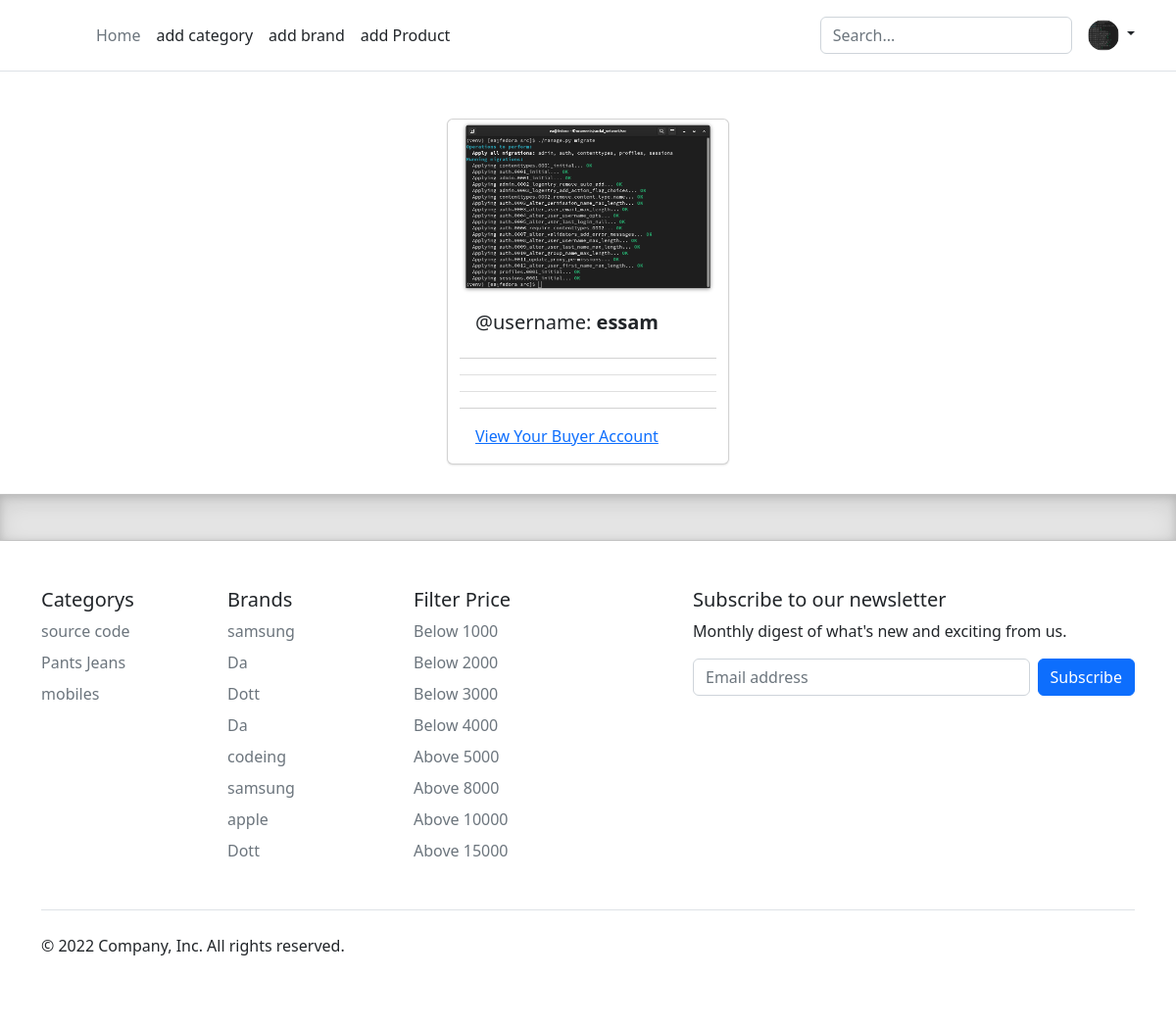
/my-profile/ (signed in), run on the app's committed database.
### users/models.py (models this page shows, shortened)
class Profile(models.Model) :
    user = models.OneToOneField(User, on_delete=models.CASCADE)
    bio = models.CharField(max_length=120, blank=True)
    avatar = models.ImageField(upload_to="profiles", default="profiles/avatar.png")
    nationality = models.CharField(max_length=120, blank=True)
    is_buyer = models.BooleanField(default=False)
    @property
    def avatar_url(self) :
        try :
            url = self.avatar.url
        except :
            url = None
        return url

class User(AbstractUser) :
    date_of_birth = models.DateField(blank=True, null=True)
    gender = models.CharField(choices=GENDER, max_length=6, blank=True, null=True)

### store/models.py (models this page shows, shortened)
class Category(models.Model) :
    name = models.CharField(max_length=40, unique=True)
    slug = models.SlugField(blank=True, unique=True)

class Product(models.Model) :
    salesman = models.ForeignKey(Account, on_delete=models.CASCADE)
    name = models.CharField(max_length=122)
    slug = models.SlugField(blank=True, null=True, unique=True)
    image = models.ImageField(upload_to="products")
    price = models.PositiveIntegerField(default=0)
    brand = models.ForeignKey(Brand, on_delete=models.CASCADE)
    category = models.ForeignKey(Category, on_delete=models.CASCADE)
    option = models.CharField(max_length=10, choices=CATEGORY_CHOICES, blank=True, null=True)
    description = models.TextField()
    discount = models.PositiveIntegerField(default=0, validators=[MaxValueValidator(70),MinValueValidator(0) ])
    timestamp = models.DateTimeField(auto_now_add=True)
    objects = ProductManager()

class Brand(models.Model) :
    name = models.CharField(max_length=50, unique=True)
    slug = models.SlugField(blank=True, null=True, unique=True)

### users/views.py (the view)
# urls.py: path('my-profile/', views.my_profile_view, name="my_profile"),
def my_profile_view(request) :
    template_name = 'users/my-profile.html'
    obj = Profile.objects.get(user=request.user)
    context = {
        "profile":obj
    }
    return render(request, template_name, context)

### processors/context_processors.py (called while the page is built)
def profile_context_processors_view(request) :
    if request.user.is_authenticated:
        profile = Profile.objects.get(user=request.user)
        context = {"profile":profile}
        return context
    return {}

def category_product_view(request) :
    qs = Category.objects.filter().order_by("?")[:10]
    context = {
        "catrogrys":qs
    }
    return context

def brand_product_view(request) :
    qs = Product.objects.filter().order_by("?")[:10]
    context = {
        "brands":qs
    }
    return context

### store/models.py (called while the page is built)
    def get_queryset(self) :
        return ProductQuerySet(self.model, using=self._db)

### users/templates/users/my-profile.html (shortened to what this page needs)
{% extends 'base.html' %}
{% block content %}
    <div class="container">
        <div class="card container" style="width: 18rem;">
            <img src="{{profile.avatar_url}}" class="card-img-top" alt="...">
            <div class="card-body">
              <h5 class="card-title">
              {% if profile.user.first_name %}
                {{profile.user.first_name}} {{profile.user.last_name}}
              {% else %}
              @username: <b>{{profile.user}}</b>
              {% endif %}
                </h5>
            </div>
            <ul class="list-group list-group-flush">
              <li class="list-group-item">
              <li class="list-group-item">
                </li>
              <li class="list-group-item"></li>
            </ul>
            <div class="card-body">
              {% if profile.is_buyer %}
              <a href="{% url 'accounts:my_account' %}" class="card-link">View Your Buyer Account</a>
              {% else %}
              <a href="{% url 'accounts:create_account' %}" class="card-link">Create Buyer Account</a>
              {% endif %}
            </div>
          </div>
    </div>
{% endblock content %}

### templates/partials/navbar.html (shortened to what this page needs)
<main>
<header class="p-3 mb-3 border-bottom">
  <div class="container">
    <div class="d-flex flex-wrap align-items-center justify-content-center justify-content-lg-start">
      <a href="/" class="d-flex align-items-center mb-2 mb-lg-0 text-dark text-decoration-none">
        <svg class="bi me-2" width="40" height="32" role="img" aria-label="Bootstrap"><use xlink:href="#bootstrap"/></svg>
      </a>
      <ul class="nav col-12 col-lg-auto me-lg-auto mb-2 justify-content-center mb-md-0">
        <li><a href="{% url 'store:home' %}" class="nav-link px-2 link-secondary">Home</a></li>
        {% if profile.is_buyer %}
        <li><a href="{% url 'store:add_category' %}" class="nav-link px-2 link-dark">add category</a></li>
        <li><a href="{% url 'store:add_brand' %}" class="nav-link px-2 link-dark">add brand</a></li>
        <li><a href="{% url 'store:new_product' %}" class="nav-link px-2 link-dark">add Product</a></li>
        {% endif %}
      </ul>
      <form method="get" action="{% url 'search:search' %}" class="col-12 col-lg-auto mb-3 mb-lg-0 me-lg-3" role="search">
        <input type="search" class="form-control" name="q" placeholder="Search..." aria-label="Search">
      </form>
      {% if request.user.is_authenticated %}
      <div class="dropdown text-end">
        <a href="#" class="d-block link-dark text-decoration-none dropdown-toggle" data-bs-toggle="dropdown" aria-expanded="false">
          <img src="{{profile.avatar_url}}" alt="mdo" width="32" height="32" class="rounded-circle">
        </a>
        {% else %}
        <div class="text-end">
          <a href="{% url 'users:login' %}"><button type="button" class="btn btn-light text-dark me-2">Login</button></a>
          <a href="{% url 'users:register' %}"><button type="button" class="btn btn-primary">Sign-up</button></a>
        </div>
        {% endif %}
      </div>
    </div>
  </div>
</header>
</main>

### templates/partials/footer.html (shortened to what this page needs)
<div class="b-example-divider"></div>
<div class="container">
  <footer class="py-5">
    <div class="row">
      <div class="col-6 col-md-2 mb-3">
        <h5>Categorys</h5>
        {% for item in catrogrys %}
        <ul class="nav flex-column">
          <li class="nav-item mb-2"><a href="{% url 'store:filter_category' item.slug %}" class="nav-link p-0 text-muted">{{item.name}}</a></li>
        </ul>
        {% endfor %}
      </div>
      <div class="col-6 col-md-2 mb-3">
        <h5>Brands</h5>
        {% for item in brands %}
        <ul class="nav flex-column">
          <li class="nav-item mb-2"><a href="{% url 'store:filter_brand' item.category.slug item.brand.slug %}" class="nav-link p-0 text-muted">{{item.brand.name}}</a></li>
        </ul>
        {% endfor %}
      </div>
       <div class="col-6 col-md-2 mb-3">
        <h5>Filter Price</h5>
        <ul class="nav flex-column">
          <li class="nav-item mb-2"><a href="{% url 'store:filter_price' 'below1000' %}" class="nav-link p-0 text-muted">Below 1000</a></li>
          <li class="nav-item mb-2"><a href="{% url 'store:filter_price' 'below2000' %}" class="nav-link p-0 text-muted">Below 2000</a></li>
          <li class="nav-item mb-2"><a href="{% url 'store:filter_price' 'below3000' %}" class="nav-link p-0 text-muted">Below 3000</a></li>
          <li class="nav-item mb-2"><a href="{% url 'store:filter_price' 'below4000' %}" class="nav-link p-0 text-muted">Below 4000</a></li>
          <li class="nav-item mb-2"><a href="{% url 'store:filter_price' 'above5000' %}" class="nav-link p-0 text-muted">Above 5000</a></li>
          <li class="nav-item mb-2"><a href="{% url 'store:filter_price' 'above8000' %}" class="nav-link p-0 text-muted">Above 8000</a></li>
          <li class="nav-item mb-2"><a href="{% url 'store:filter_price' 'above10000' %}" class="nav-link p-0 text-muted">Above 10000</a></li>
          <li class="nav-item mb-2"><a href="{% url 'store:filter_price' 'above15000' %}" class="nav-link p-0 text-muted">Above 15000</a></li>
        </ul>
      </div>
      <div class="col-md-5 offset-md-1 mb-3">
        <form method="post" action="{% url 'users:subscribe' %}">
          <h5>Subscribe to our newsletter</h5>
          <p>Monthly digest of what's new and exciting from us.</p>
          <div class="d-flex flex-column flex-sm-row w-100 gap-2">
            <input id="newsletter1" name="news_email" type="email" class="form-control" placeholder="Email address">
            <button class="btn btn-primary" type="submit">Subscribe</button>
          </div>
        </form>
      </div>
    </div>
    <div class="d-flex flex-column flex-sm-row justify-content-between py-4 my-4 border-top">
      <p>&copy; 2022 Company, Inc. All rights reserved.</p>
      <ul class="list-unstyled d-flex">
        <li class="ms-3"><a class="link-dark" href="#"><svg class="bi" width="24" height="24"><use xlink:href="#twitter"/></svg></a></li>
        <li class="ms-3"><a class="link-dark" href="#"><svg class="bi" width="24" height="24"><use xlink:href="#instagram"/></svg></a></li>
        <li class="ms-3"><a class="link-dark" href="#"><svg class="bi" width="24" height="24"><use xlink:href="#facebook"/></svg></a></li>
      </ul>
    </div>
  </footer>
</div>

### static/style/main.css (style rules this page uses)
body { margin-top:20px; background-color: #f4f7f6; }
.card { background: #fff; margin-bottom: 30px; transition: .5s; border: 0; border-radius: .55rem; position: relative; width: 100%; box-shadow: 0 1px 2px 0 rgba(0,0,0,0.1); }

### static/style/form-validation.css (style rules this page uses)
.container { max-width: 960px; }

### templates/base.html (style rules this page uses)
.b-example-divider { height: 3rem; background-color: rgba(0, 0, 0, .1); border: solid rgba(0, 0, 0, .15); border-width: 1px 0; box-shadow: inset 0 .5em 1.5em rgba(0, 0, 0, .1), inset 0 .125em .5em rgba(0, 0, 0, .15); }
.bi { vertical-align: -.125em; fill: currentColor; }

### data on the page
Profile: avatar_url (picture), user "essam"
Category: name "source code"
Category: name "Pants Jeans"
Category: name "mobiles"
Product: brand.name "samsung"
Product: brand.name "Da"
Product: brand.name "Dott"
Product: brand.name "Da"
Product: brand.name "codeing"
Product: brand.name "samsung"
Product: brand.name "apple"
Product: brand.name "Dott"
